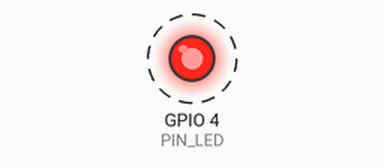
The sketch below on a simulated ESP32. Shown: output pins drawn as LEDs (lit = HIGH). Dashed ring = blinking.

Above: at 0.2 s.
Timing chart, 0 to 3.0 s (numbered marks = the images above):
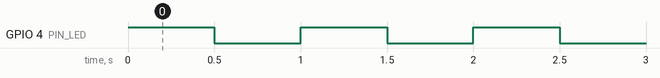

Measured:
- by itself, GPIO 4 (PIN_LED): alternates HIGH for 0.50 s and LOW for 0.50 s

The sketch:

sketch.ino
```cpp
// Program pertama kita: LED berkedip (Blink)
// LED dipasang di pin D4 lewat resistor 220 ohm

const int PIN_LED = 4;  // nomor pin tempat LED dipasang

void setup() {
  // Dijalankan SEKALI saat ESP32 baru menyala
  pinMode(PIN_LED, OUTPUT);  // pin ini untuk keluaran
}

void loop() {
  // Diulang TERUS-MENERUS selama ESP32 menyala
  digitalWrite(PIN_LED, HIGH);  // HIGH = LED menyala
  delay(500);                   // tunggu 500 milidetik
  digitalWrite(PIN_LED, LOW);   // LOW  = LED padam
  delay(500);                   // tunggu 500 milidetik lagi
}
```
